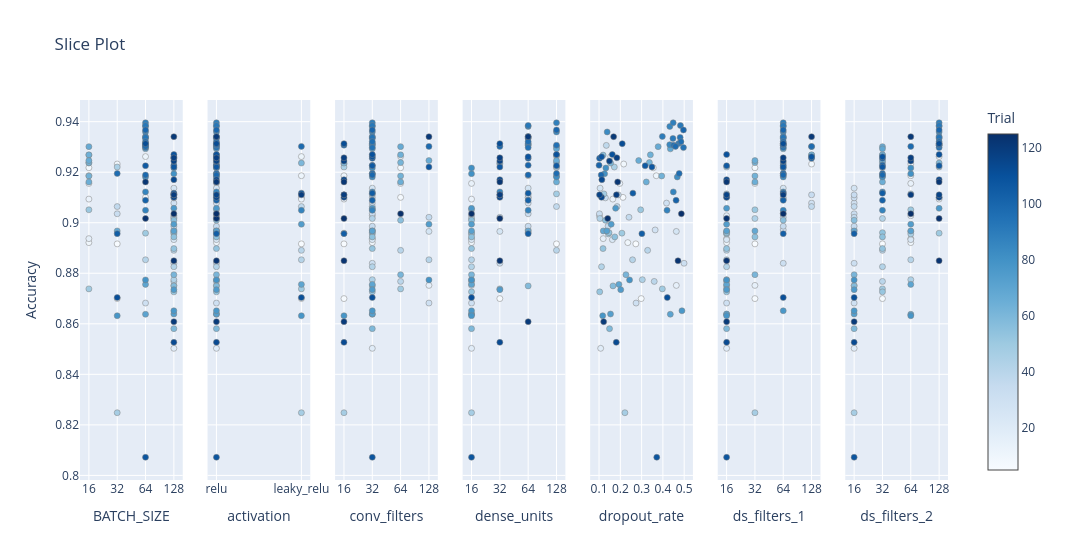

This figure's notebook cell:
### Code cell
optuna.visualization.plot_slice(
    study,
    target=lambda t: t.values[0],  # On récupère la 1ère valeur retournée par ta fonction objective
    target_name="Accuracy"         # Nom affiché sur l'axe Y
)
